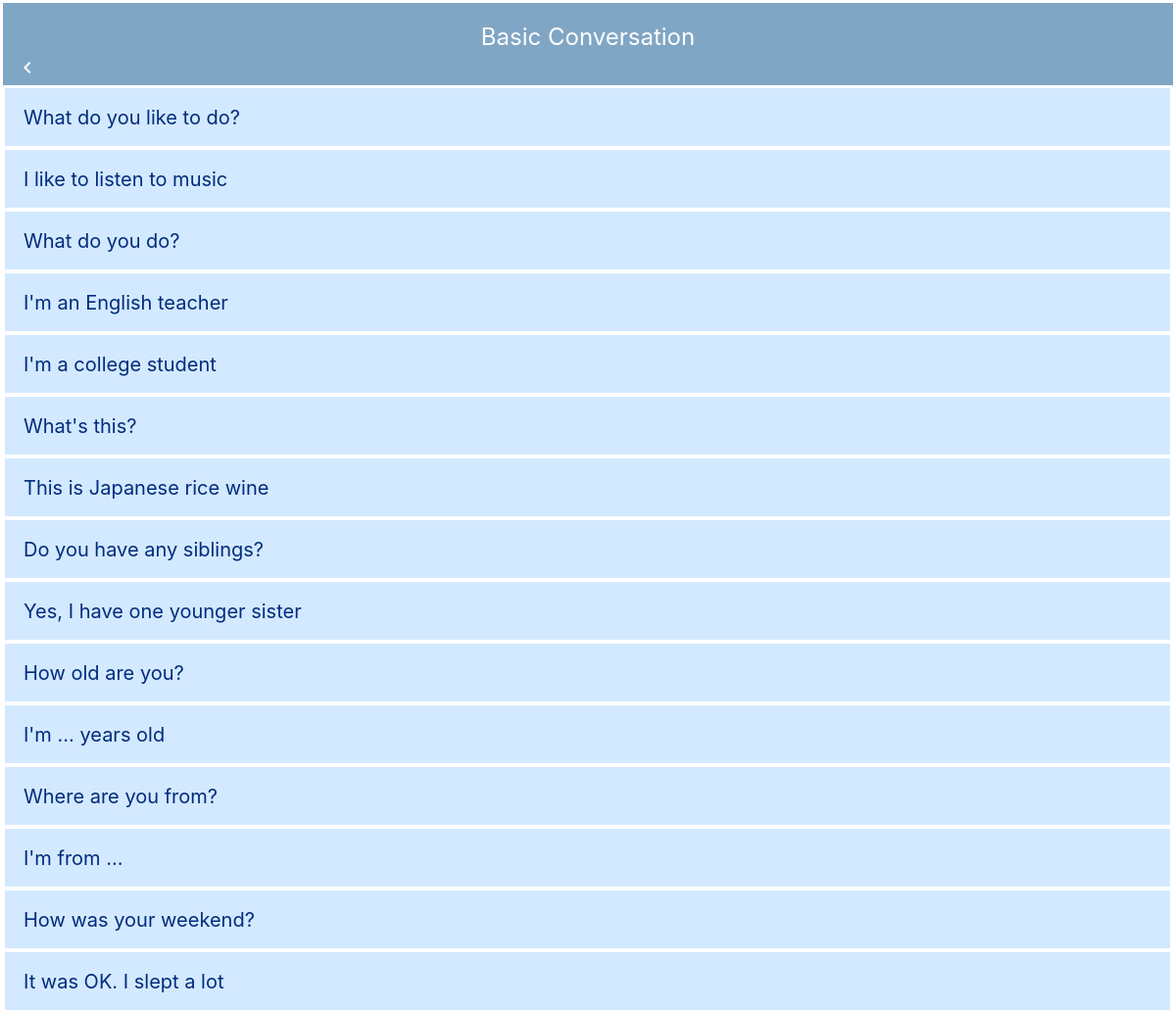
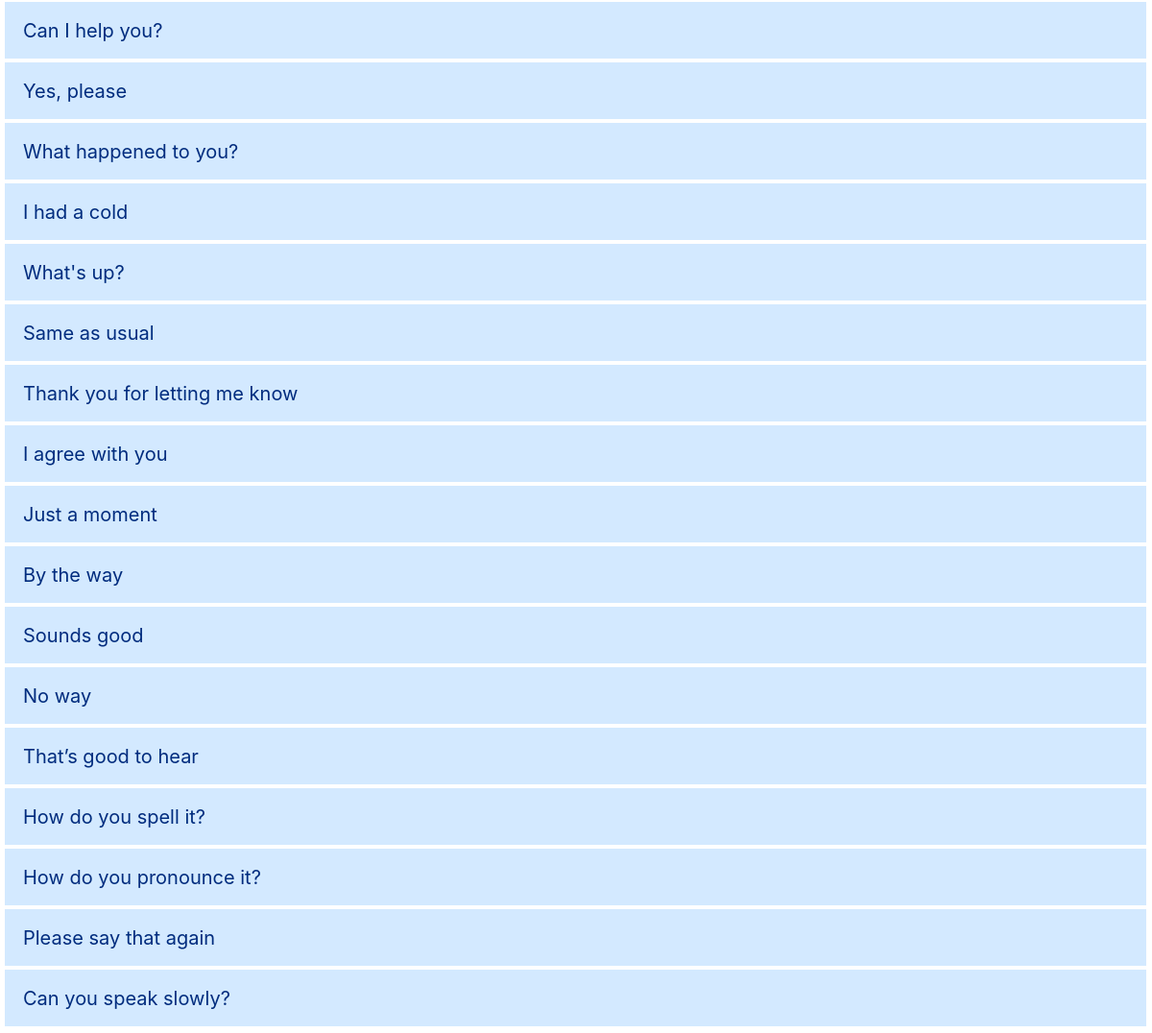
Screenshot of /scene_5 with the database file from the repository (2 pictures, top to bottom).
### tables this page shows
CREATE TABLE "conversation" (
	"id"	INTEGER,
	"english"	TEXT,
	"japanese"	TEXT,
	"pronunciation"	TEXT,
	PRIMARY KEY("id" AUTOINCREMENT)
);

### app.py (the view)
@app.route("/scene_5")
def scene_():
    conn = sqlite3.connect("scene_words.db")
    c = conn.cursor()
    word_info = []
    c.execute('SELECT id, english, japanese, pronunciation from conversation ORDER BY id')
    for row in c.fetchall():
        word_info.append({"id":row[0],"english":row[1],"japanese":row[2],"pronunciation":row[3]})
    c.close()
    print(word_info)
    return render_template("scene_5.html", html_word_info = word_info)

### templates/scene_5.html (shortened to what this page needs)
{% extends 'scene_base.html' %}
{% block content %}
<body>
    <header>
        <h3>Basic Conversation</h3>
        <ul>
            <li><a class="material-icons" href="/">chevron_left</a></li>
        </ul>
    </header>
    <article>
        {% for item in html_word_info %}
        <ul class="menu">
            <li class="menu__item">
                <a class="menu__item__link js-menu__item__link" href="">{{item["english"]}}</a>
            </li>
        </ul>
        {% endfor %}
    </article>
</body>
{% endblock %}

### static/style_scene.css (style rules this page uses)
html, body, div, span, applet, object, iframe, h1, h2, h3, h4, h5, h6, p, blockquote, pre, a, abbr, acronym, address, big, cite, code, del, dfn, em, img, ins, kbd, q, s, samp, small, strike, strong, sub, sup, tt, var, b, u, i, center, dl, dt, dd, ol, ul, li, fieldset, form, label, legend, table, caption, tbody, tfoot, thead, tr, th, td, article, aside, canvas, details, embed, figure, figcaption, footer, header, hgroup, menu, nav, output, ruby, section, summary, time, mark, audio, video { margin: 0; padding: 1.5px; border: 0; font-size: 100%; font: inherit; vertical-align: baseline; }
article, aside, details, figcaption, figure, footer, header, hgroup, menu, nav, section { display: block; }
body { line-height: 1; }
ol, ul { list-style: none; }
html { overflow-y: scroll; }
header { background-color: #80A6C5; width: 100%; }
header h3 { width: fit-content; color: white; margin: 0 auto; font-size: 24px; padding-top: 20px; }
.material-icons { color: white; padding-left: 10px; }
.menu__item { background: #d3e9ff; color: white; cursor: pointer; display: block; margin-bottom: 1px; position: relative; border-bottom-color: #22669e; }
.menu__item__link { color: rgb(0, 44, 126); display: block; padding: 18px; font-size: 20px; }

### rows the page displays
conversation: english "What do you like to do?"
conversation: english "I like to listen to music"
conversation: english "What do you do?"
conversation: english "I'm an English teacher"
conversation: english "I'm a college student"
conversation: english "What's this?"
conversation: english "This is Japanese rice wine"
conversation: english "Do you have any siblings?"
conversation: english "Yes, I have one younger sister"
conversation: english "How old are you?"
conversation: english "I'm ... years old"
conversation: english "Where are you from?"
conversation: english "I'm from ..."
conversation: english "How was your weekend?"
conversation: english "It was OK. I slept a lot"
conversation: english "Can I help you?"
conversation: english "Yes, please"
conversation: english "What happened to you?"
conversation: english "I had a cold"
conversation: english "What's up?"
conversation: english "Same as usual"
conversation: english "Thank you for letting me know"
conversation: english "I agree with you"
conversation: english "Just a moment"
conversation: english "By the way"
conversation: english "Sounds good"
conversation: english "No way"
conversation: english "That’s good to hear"
conversation: english "How do you spell it?"
conversation: english "How do you pronounce it?"
conversation: english "Please say that again"
conversation: english "Can you speak slowly?"
